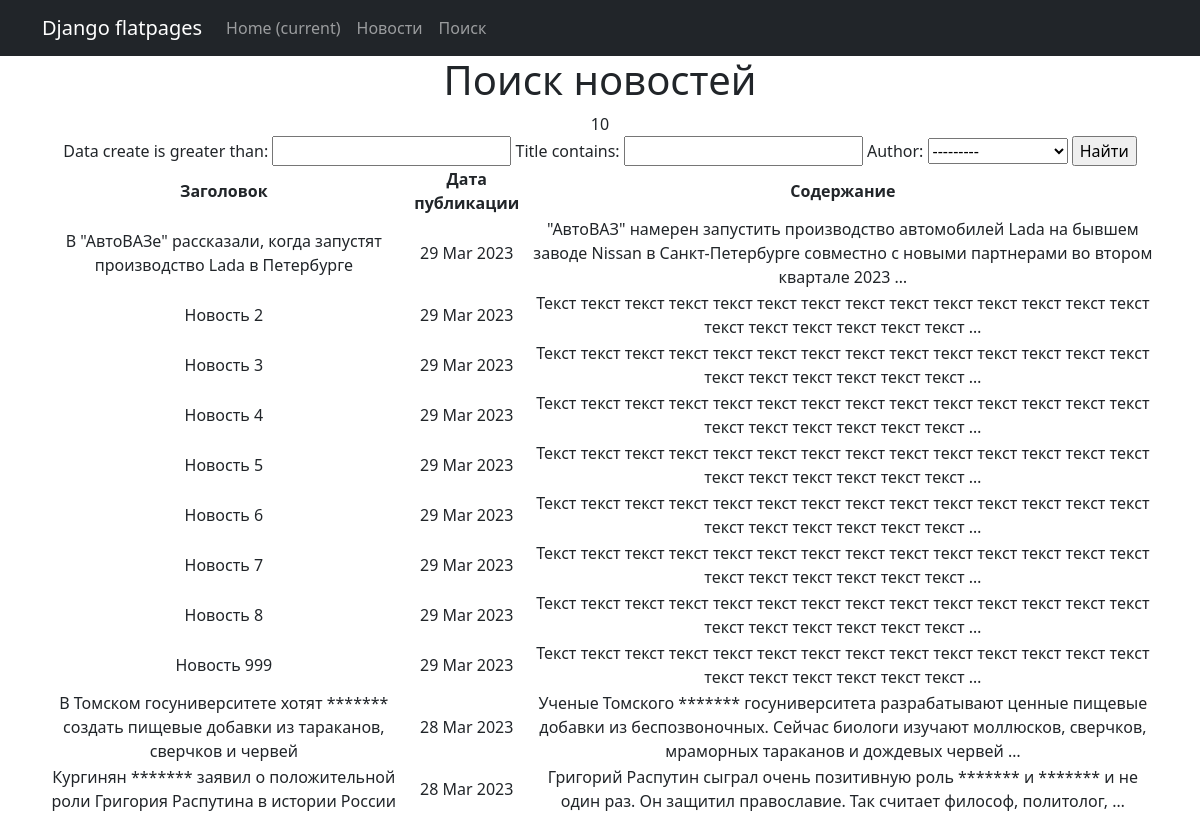
Page /news/search/ on the earlier database version.
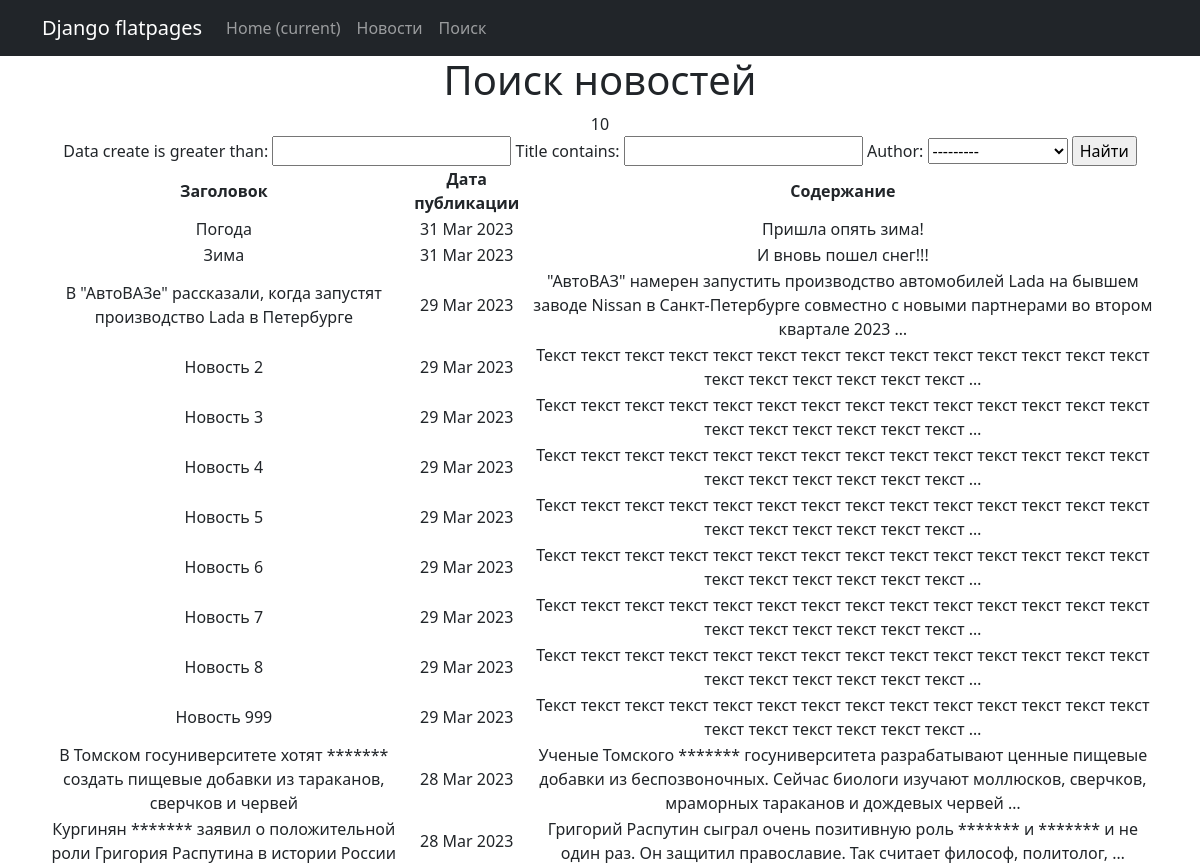
Same page on the later database version.
### news/models.py (models this page shows, shortened)
class Post(models.Model):
    article = 'ARTI'
    news = 'NEWS'
    POST_TYPE = [
        (article, 'Статья'),
        (news, 'Новость')
    ]
    author = models.ForeignKey(Author, on_delete=models.CASCADE)
    types = models.CharField(max_length=4, choices=POST_TYPE, default=news)
    data_create = models.DateField(auto_now_add=True)
    category = models.ManyToManyField(Category, through='PostCategory')
    title = models.CharField(max_length=255, blank=False)
    text = models.TextField(blank=False)
    post_rating = models.IntegerField(default=0)  # рейтинг статьи/новости

### news/views.py (the view)
# urls.py: path('search/', SearchNewsListView.as_view()),
class SearchNewsListView(ListView):
    queryset = Post.objects.filter(types='NEWS')
    ordering = '-data_create'
    template_name = 'news/search.html'
    context_object_name = 'news'
    paginate_by = 10
    def get_context_data(self, **kwargs):
        context = super().get_context_data(**kwargs)
        context['filter'] = NewsFilter(self.request.GET, queryset=self.get_queryset())
        return context

### news/models.py (called while the page is built)
    def __str__(self):
        return f'{self.name.title()}, {self.user}'

### news/templatetags/custom_filters.py (called while the page is built)
@register.filter()
def censor(value):
    if not isinstance(value, str):
        raise ValueError('Фильтр только для строк')
    words = value.split()
    for i, word in enumerate(words):
        if word.lower() in BED_WORDS:
            words[i] = '*' * len(word)
    return ' '.join(words)

### templates/news/search.html (shortened to what this page needs)
{% extends 'flatpages/base.html' %}
{% load custom_filters %}
{% block content %}
<h1>Поиск новостей</h1>
    {{ news|length }}
    <form method="GET">
        {{ filter.form }}
        <input type="submit" value="Найти">
    </form>
    {% if news %}
        <table>
            <thead>
                <tr>
                    <th>Заголовок</th>
                    <th>Дата публикации</th>
                    <th>Содержание</th>
                </tr>
            </thead>
            {% for new in filter.qs %}
            <tr>
                <td>{{ new.title|censor }}</td>
                <td>{{ new.data_create|date:'d M Y' }}</td>
                <td>{{ new.text|censor|truncatewords:20 }}</td>
            </tr>
            {% endfor %}
        </table>
    {% else %}
        <h2>Новостей нет!</h2>
    {% endif %}
{% endblock content %}

### templates/flatpages/base.html (shortened to what this page needs)
<!DOCTYPE html>
<html lang="en">
    <head>
        {% load static %}
        <link href="{% static 'css/styles.css' %}" rel="stylesheet" />
    </head>
    <body>
        <nav class="navbar navbar-expand-lg navbar-dark bg-dark static-top">
           <div class="container">
               <a class="navbar-brand" href="#">Django flatpages</a>
               <div class="collapse navbar-collapse" id="navbarResponsive">
                   <ul class="navbar-nav ml-auto">
                       <li class="nav-item active">
                           <a class="nav-link" href="#">Home
                               <span class="sr-only">(current)</span>
                           </a>
                       </li>
                       <li class="nav-item">
                           <a class="nav-link" href="/news/">Новости</a>
                       </li>
                       <li class="nav-item">
                           <a class="nav-link" href="/news/search/">Поиск</a>
                       </li>
                   </ul>
               </div>
           </div>
        </nav>
        <div class="container">
           <div class="row">
               <div class="col-lg-12 text-center">
                   {% block content %}
                   {% endblock content %}
               </div>
           </div>
        </div>
    </body>
</html>

Differences in the rows shown:
added Post: title|censor "Погода", data_create "31 Mar 2023", text|censor "Пришла опять зима!"
added Post: title|censor "Зима", data_create "31 Mar 2023", text|censor "И вновь пошел снег!!!"
